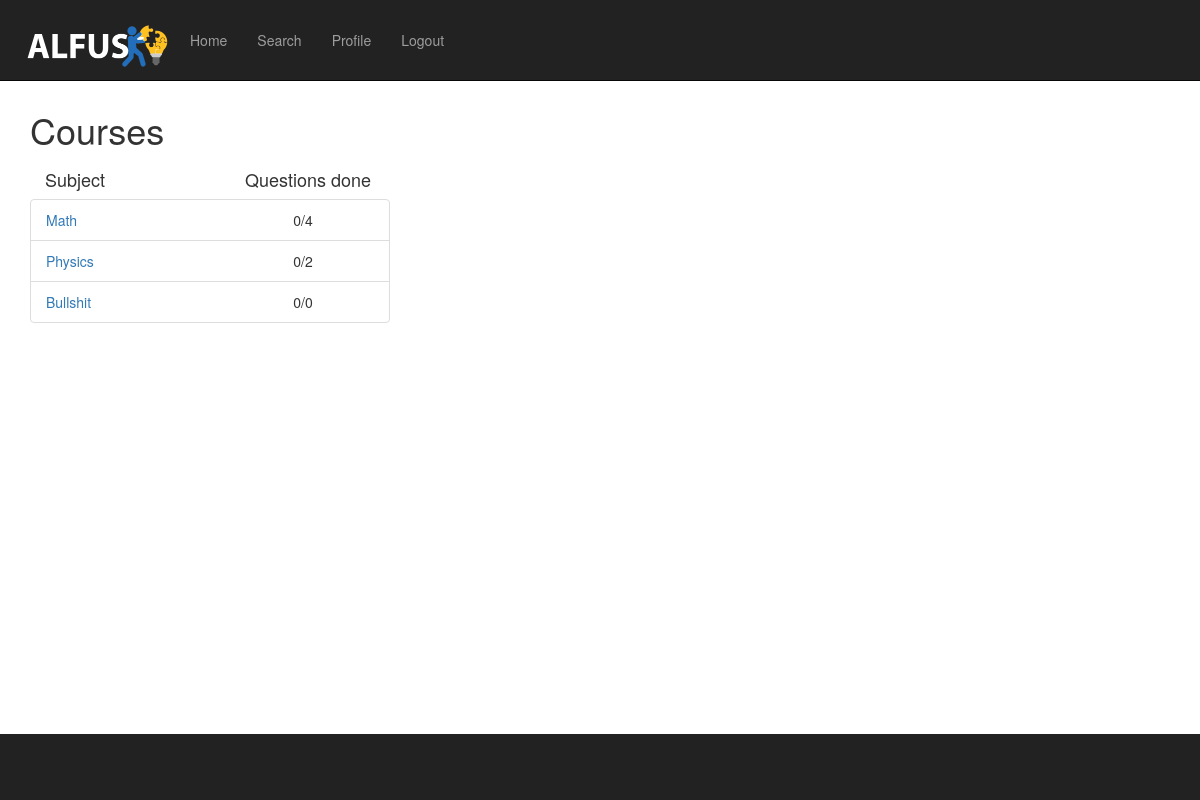
The app's page /questions/ (signed in), older data.
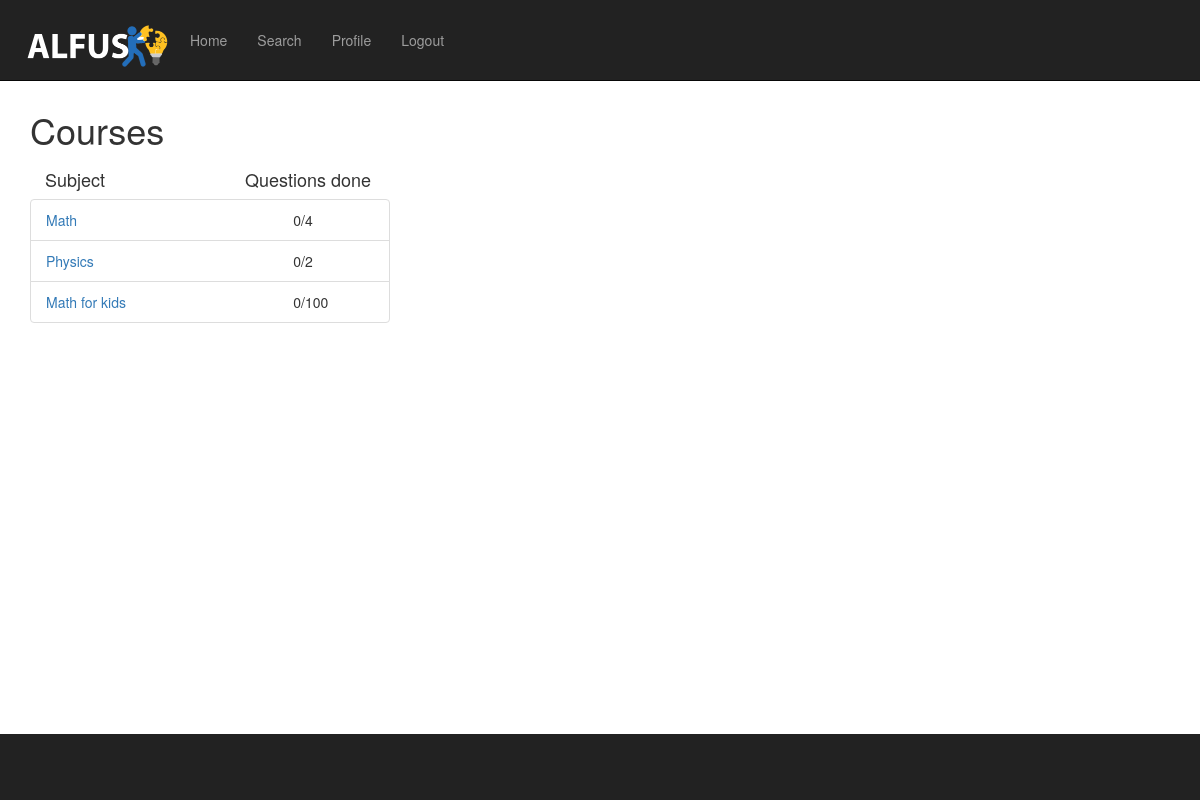
The same page, newer data.
### questions/models.py (models this page shows)
class Subject(models.Model):
    name = models.CharField(max_length=200)
    def __str__(self):
        return self.name

### questions/views.py (the view)
@login_required(login_url="/login/")
def index(request):
    zipped = get_chapters(request)
    return render(request, 'questions/index.html', {'subject_list': zipped})

### questions/templates/questions/index.html (shortened to what this page needs)
{% extends "questions/base.html" %}
{% block content %}
    <h1 style="top: 20px;position: relative"> Courses</h1>
    <div class="container">
        <div style="top: 20px;position: relative">
            <h4 class="subjecttextstyle"> Subject </h4>
            <h4 class="questionprogresstextstyle"> Questions done </h4>
        </div>
    </div>
    <div style="padding-top: 20px;">
        {% if subject_list %}
            <ul class="list-group" style=" width: 360px;table-layout: fixed;">
                {% for subject, subject_answered, count in subject_list %}
                    <li class="list-group-item">
                    <div class="row">
                        <div class="col-xs-4" >
                            <a href="{% url 'questions:index_questions' subject.id %}">{{ subject }}</a>
                        </div>
                    <div class="col-xs-4" style="left: 110px">
                        &emsp; {{ subject_answered }}/{{ count }}
                    </div>
                     </div>
                {% endfor %}
            </ul>
        {% else %}
            <p>No courses are available.</p>
        {% endif %}
    </div>
{% endblock %}

### questions/templates/questions/base.html (shortened to what this page needs)
{% load static %}
<!DOCTYPE html>
<html lang="en">
<head>
    <link href="{% static 'questions/css/bootstrap.min.css' %}" rel="stylesheet">
    <link href="{% static 'questions/css/stylesheet.css' %}" rel="stylesheet">
    <link href="{% static 'questions/css/logo-nav.css' %}" rel="stylesheet">
</head>
<body>
    <nav class="navbar navbar-inverse navbar-fixed-top" role="navigation">
        <div class="container">
            <div class="navbar-header">
                <a class="navbar-brand"  href="{% url 'questions:index' %}"><img src="{% static 'questions/img/ALFUSlogowhite.png' %}" style="width:160px;height:59.5px;"></a>
            </div>
            <div class="collapse navbar-collapse" id="bs-example-navbar-collapse-1">
                <ul class="nav navbar-nav">
                    <li>
                        <a href="{% url 'questions:index' %}">Home</a>
                    </li>
                    <li>
                        <a href= "/questions/search/?q=xxxx">Search</a>
                    </li>
                    <li>
                        <a href="{% url 'questions:profile' %}">Profile</a>
                    </li>
                    <li>
                        <a href="{% url 'questions:logout' %}">Logout</a>
                    </li>
                </ul>
            </div>
        </div>
    </nav>
    <div class="container">
        {%block content %}{% endblock %}
    </div>
    <nav id="tf-footer"></nav>
</body>
</html>

### questions/static/questions/css/stylesheet.css (style rules this page uses)
html, body { height: 100%; margin: 0; }
.container { min-height: 91%; }
nav#tf-footer { background: #222222; padding: 3% 0 2% 0; color: #f1f1f1; height: 9%; }

### questions/static/questions/css/logo-nav.css (style rules this page uses)
body { padding-top: 70px; }
.navbar-fixed-top .nav { padding: 15px 0; }
.navbar-fixed-top .navbar-brand { padding: 0 15px; }
@media (min-width:768px) { body { padding-top: 100px; } }
@media (min-width:768px) { .navbar-fixed-top .navbar-brand { padding: 15px 0; } }

### questions/templates/questions/base.html (style rules this page uses)
body { padding-top: 70px; }

### questions/templates/questions/index.html (style rules this page uses)
.subjecttextstyle { float: left; position: relative; left: 0px }
.questionprogresstextstyle { float: left; position: relative; left: 140px }

Row changes from the older to the newer data that the page shows:
removed Subject: name "Bullshit", subject_answered "0", count "0"
added Subject: name "Math for kids", subject_answered "0", count "100"
